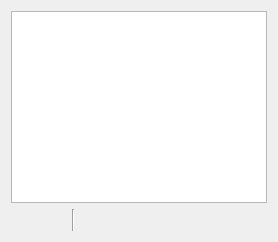
     <widget class="QWidget" name="audioTab">
      <attribute name="title">
       <string>Audio</string>
      </attribute>
      <layout class="QVBoxLayout" name="verticalLayout_9">
       <item>
        <widget class="QListWidget" name="audioSwitches">
         <property name="sizePolicy">
          <sizepolicy hsizetype="Expanding" vsizetype="Expanding">
           <horstretch>0</horstretch>
           <verstretch>0</verstretch>
          </sizepolicy>
         </property>
         <property name="sortingEnabled">
          <bool>false</bool>
         </property>
        </widget>
       </item>
       <item>
        <layout class="QHBoxLayout" name="horizontalLayout_53">
         <item>
          <widget class="QPushButton" name="audioAdd">
           <property name="maximumSize">
            <size>
             <width>22</width>
             <height>22</height>
            </size>
           </property>
           <property name="flat">
            <bool>true</bool>
           </property>
           <property name="themeID" stdset="0">
            <string notr="true">addIconSmall</string>
           </property>
          </widget>
         </item>
         <item>
          <widget class="QPushButton" name="audioRemove">
           <property name="maximumSize">
            <size>
             <width>22</width>
             <height>22</height>
            </size>
           </property>
           <property name="flat">
            <bool>true</bool>
           </property>
           <property name="themeID" stdset="0">
            <string notr="true">removeIconSmall</string>
           </property>
          </widget>
         </item>
         <item>
          <spacer name="horizontalSpacer_114">
           <property name="orientation">
            <enum>Qt::Horizontal</enum>
           </property>
           <property name="sizeType">
            <enum>QSizePolicy::Fixed</enum>
           </property>
           <property name="sizeHint" stdset="0">
            <size>
             <width>5</width>
             <height>20</height>
            </size>
           </property>
          </spacer>
         </item>
         <item>
          <widget class="Line" name="line_38">
           <property name="orientation">
            <enum>Qt::Vertical</enum>
           </property>
          </widget>
         </item>
         <item>
          <spacer name="horizontalSpacer_115">
           <property name="orientation">
            <enum>Qt::Horizontal</enum>
           </property>
           <property name="sizeType">
            <enum>QSizePolicy::Fixed</enum>
           </property>
           <property name="sizeHint" stdset="0">
            <size>
             <width>5</width>
             <height>20</height>
            </size>
           </property>
          </spacer>
         </item>
         <item>
          <widget class="QPushButton" name="audioUp">
           <property name="maximumSize">
            <size>
             <width>22</width>
             <height>22</height>
            </size>
           </property>
           <property name="text">
            <string/>
           </property>
           <property name="icon">
            <iconset>
             <normaloff>../../../forms/images/up.svg</normaloff>../../../forms/images/up.svg</iconset>
           </property>
           <property name="flat">
            <bool>true</bool>
           </property>
           <property name="themeID" stdset="0">
            <string>upArrowIconSmall</string>
           </property>
          </widget>
         </item>
         <item>
          <widget class="QPushButton" name="audioDown">
           <property name="maximumSize">
            <size>
             <width>22</width>
             <height>22</height>
            </size>
           </property>
           <property name="text">
            <string/>
           </property>
           <property name="icon">
            <iconset>
             <normaloff>../../../forms/images/down.svg</normaloff>../../../forms/images/down.svg</iconset>
           </property>
           <property name="flat">
            <bool>true</bool>
           </property>
           <property name="themeID" stdset="0">
            <string>downArrowIconSmall</string>
           </property>
          </widget>
         </item>
         <item>
          <spacer name="horizontalSpacer_56">
           <property name="orientation">
            <enum>Qt::Horizontal</enum>
           </property>
           <property name="sizeHint" stdset="0">
            <size>
             <width>40</width>
             <height>20</height>
            </size>
           </property>
          </spacer>
         </item>
        </layout>
       </item>
      </layout>
     </widget>
